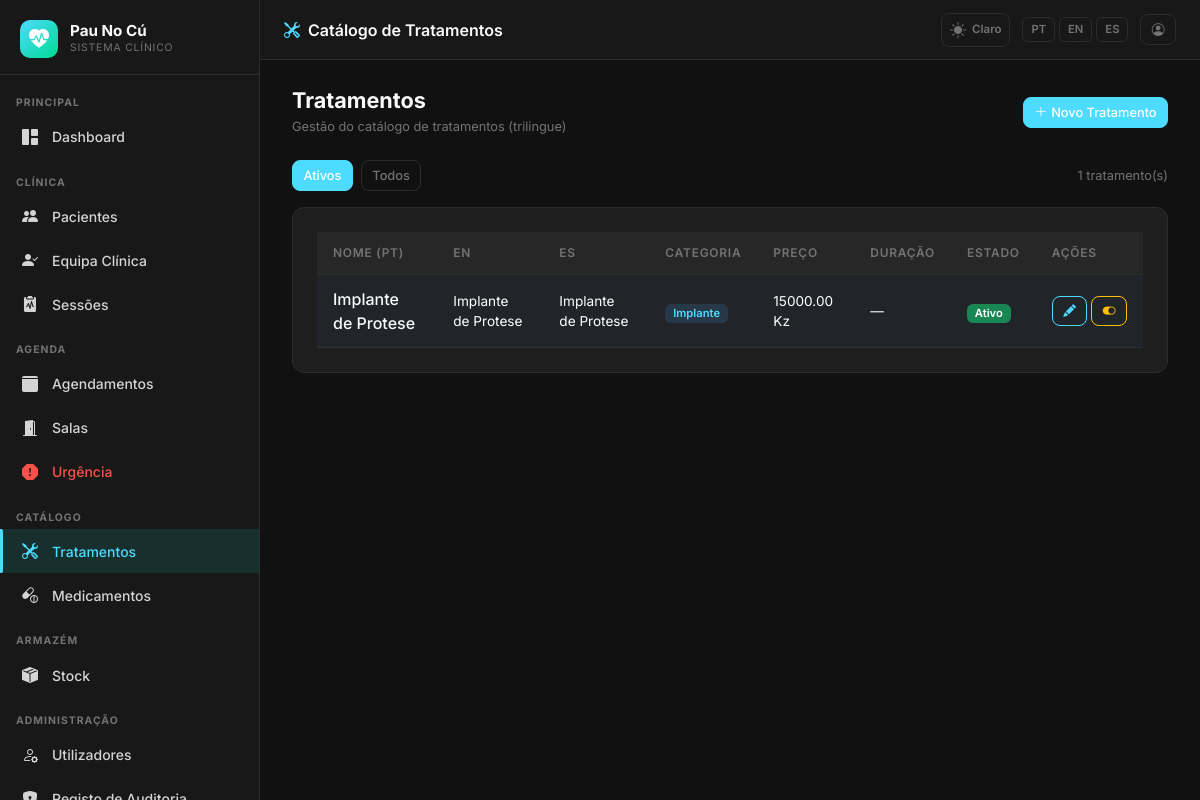
Screenshot of /admin/treatments (signed in) with the database file from the repository.
### app/models.py (models this page shows, shortened)
class AppSetting(db.Model):
    __tablename__ = 'app_settings'
    key   = db.Column(db.String(64), primary_key=True)
    value = db.Column(db.Text, nullable=True)
    _DEFAULTS = {
        'app_name':       'DentalCare Pro',
        'app_logo':       '',
        'bg_dark':        '#111111',
        'sidebar_dark':   '#181818',
        'card_dark':      '#1e1e1e',
        'border_dark':    '#2d2d2d',
        'text_dark':      '#d4d4d4',
        'primary_dark':   '#14b8a6',
        'success_dark':   '#22c55e',
        'danger_dark':    '#f87171',
        'warning_dark':   '#fbbf24',
        'bg_light':       '#f0f4f8',
        'card_light':     '#ffffff',
        'border_light':   '#d1dce8',
        'text_light':     '#334155',
        'primary_light':  '#1976d2',
        'success_light':  '#00875a',
        'danger_light':   '#d32f2f',
        'warning_light':  '#e65100',
        'xray_max_mb':        '10',
        'stock_invoice_max_mb': '5',
        'urgency_surcharge':  '30',
    }
    @classmethod
    def all_as_dict(cls):
        stored = {s.key: s.value for s in cls.query.all()}
        result = dict(cls._DEFAULTS)
        result.update(stored)
        return result

class Treatment(db.Model):
    __tablename__ = 'treatments'
    id = db.Column(db.Integer, primary_key=True)
    name_pt = db.Column(db.String(200), nullable=False)
    name_en = db.Column(db.String(200), nullable=False)
    name_es = db.Column(db.String(200), nullable=False)
    description_pt = db.Column(db.Text, nullable=True)
    description_en = db.Column(db.Text, nullable=True)
    description_es = db.Column(db.Text, nullable=True)
    price = db.Column(db.Numeric(10, 2), nullable=True)
    duration_minutes = db.Column(db.Integer, nullable=True)
    category = db.Column(db.String(100), nullable=True)
    is_active = db.Column(db.Boolean, default=True)
    created_by_id = db.Column(db.Integer, db.ForeignKey('users.id'), nullable=True)
    created_at = db.Column(db.DateTime, default=lambda: datetime.now(timezone.utc))
    updated_at = db.Column(db.DateTime, default=lambda: datetime.now(timezone.utc),
                           onupdate=lambda: datetime.now(timezone.utc))
    created_by = db.relationship('User', backref='created_treatments')

### app/admin/routes.py (the view)
@admin_bp.route('/treatments')
@login_required
def treatments():
    _clinical_staff_check()
    page = request.args.get('page', 1, type=int)
    query = Treatment.query.order_by(Treatment.name_pt)
    if request.args.get('inactive') != '1':
        query = query.filter_by(is_active=True)
    treatments = query.paginate(page=page, per_page=20)
    return render_template('admin/treatments/index.html', treatments=treatments)

### app/__init__.py (called while the page is built)
def get_locale():
    lang = session.get('lang')
    if lang in ['pt', 'en', 'es']:
        return lang
    return 'pt'

### app/admin/routes.py (called while the page is built)
def _clinical_staff_check():
    if current_user.role not in [Role.SUPERADMIN, Role.CLINICAL_DIRECTOR, Role.DENTIST]:
        abort(403)

### app/models.py (called while the page is built)
    def role_display(self):
        role_map = {
            Role.SUPERADMIN: 'Superadmin',
            Role.CLINICAL_DIRECTOR: 'Diretor Clínico',
            Role.DENTIST: 'Dentista',
            Role.PATIENT: 'Paciente',
            Role.RECEPTION: 'Recepção',
        }
        return role_map.get(self.role, self.role)

    def role_badge_class(self):
        badge_map = {
            Role.SUPERADMIN: 'danger',
            Role.CLINICAL_DIRECTOR: 'primary',
            Role.DENTIST: 'success',
            Role.PATIENT: 'info',
            Role.RECEPTION: 'warning',
        }
        return badge_map.get(self.role, 'secondary')

### app/templates/admin/treatments/index.html (shortened to what this page needs)
{% extends "base.html" %}
{% block page_title %}<i class="bi bi-tools me-2" style="color:var(--dc-primary)"></i>{{ _('Catálogo de Tratamentos') }}{% endblock %}
{% block content %}
<div class="dc-page-header">
  <div>
    <h1>{{ _('Tratamentos') }}</h1>
    <p>{{ _('Gestão do catálogo de tratamentos (trilingue)') }}</p>
  </div>
  {% if current_user.role in ['superadmin', 'clinical_director'] %}
  <a href="{{ url_for('admin.new_treatment') }}" class="btn btn-primary btn-sm">
    <i class="bi bi-plus-lg me-1"></i>{{ _('Novo Tratamento') }}
  </a>
  {% endif %}
</div>
<div class="d-flex align-items-center gap-2 mb-3 flex-wrap">
  <a href="{{ url_for('admin.treatments') }}" class="btn btn-sm {% if not request.args.get('inactive') %}btn-primary{% else %}btn-outline-secondary{% endif %}">
    {{ _('Ativos') }}
  </a>
  <a href="{{ url_for('admin.treatments', inactive=1) }}" class="btn btn-sm {% if request.args.get('inactive') %}btn-primary{% else %}btn-outline-secondary{% endif %}">
    {{ _('Todos') }}
  </a>
  <span class="ms-auto" style="font-size:.8rem;color:var(--dc-text-muted)">
    {{ treatments.total }} {{ _('tratamento(s)') }}
  </span>
</div>
{% if treatments.items %}
<div class="dc-card tr-table-wrap">
  <div class="table-responsive">
    <table class="table mb-0">
      <thead>
        <tr>
          <th>{{ _('Nome (PT)') }}</th>
          <th>{{ _('EN') }}</th>
          <th>{{ _('ES') }}</th>
          <th>{{ _('Categoria') }}</th>
          <th>{{ _('Preço') }}</th>
          <th>{{ _('Duração') }}</th>
          <th>{{ _('Estado') }}</th>
          {% if current_user.role in ['superadmin', 'clinical_director'] %}
          <th>{{ _('Ações') }}</th>
          {% endif %}
        </tr>
      </thead>
      <tbody>
        {% for t in treatments.items %}
        <tr>
          <td>
            <div style="font-weight:500;color:var(--dc-white)">{{ t.name_pt }}</div>
          </td>
          <td style="font-size:.85rem">{{ t.name_en }}</td>
          <td style="font-size:.85rem">{{ t.name_es }}</td>
          <td>
            {% if t.category %}
            <span class="badge" style="background:rgba(74,158,255,.15);color:var(--dc-primary)">{{ t.category }}</span>
            {% else %}<span style="color:var(--dc-text-muted)">—</span>{% endif %}
          </td>
          <td style="font-size:.85rem">{{ '%.2f Kz' % t.price if t.price else '—' }}</td>
          <td style="font-size:.85rem">{{ t.duration_minutes ~ ' min' if t.duration_minutes else '—' }}</td>
          <td>
            <span class="badge bg-{% if t.is_active %}success{% else %}secondary{% endif %}">
              {{ _('Ativo') if t.is_active else _('Inativo') }}
            </span>
          </td>
          {% if current_user.role in ['superadmin', 'clinical_director'] %}
          <td>
            <div class="d-flex gap-1">
              <a href="{{ url_for('admin.edit_treatment', id=t.id) }}" class="btn btn-sm btn-outline-primary" title="{{ _('Editar') }}">
                <i class="bi bi-pencil-fill"></i>
              </a>
              <form method="POST" action="{{ url_for('admin.toggle_treatment', id=t.id) }}" class="d-inline">
                <button type="submit" class="btn btn-sm btn-outline-{{ 'warning' if t.is_active else 'success' }}"
                        title="{{ _('Desativar') if t.is_active else _('Ativar') }}">
                  <i class="bi bi-{{ 'toggle-on' if t.is_active else 'toggle-off' }}"></i>
                </button>
              </form>
            </div>
          </td>
          {% endif %}
        </tr>
        {% endfor %}
      </tbody>
    </table>
  </div>
</div>
{% else %}
<div class="dc-card text-center py-5" style="color:var(--dc-text-muted)">
  <i class="bi bi-tools fs-2 mb-2 d-block"></i>
  {{ _('Nenhum tratamento encontrado') }}
</div>
{% endif %}
{% endblock %}

### app/templates/base.html (shortened to what this page needs)
<!DOCTYPE html>
<html lang="{{ get_locale() }}" data-dc-theme="{{ session.get('theme', 'dark') }}">
<head>
  <link href="https://cdn.jsdelivr.net/npm/bootstrap@5.3.2/dist/css/bootstrap.min.css" rel="stylesheet">
  <link href="https://cdn.jsdelivr.net/npm/bootstrap-icons@1.11.3/font/bootstrap-icons.min.css" rel="stylesheet">
  <link href="{{ url_for('static', filename='css/dental.css') }}" rel="stylesheet">
</head>
<body>
<aside class="dc-sidebar" id="dcSidebar">
  <div class="dc-brand">
    <div class="dc-brand-icon">
      {% if app_settings.app_logo %}
        <img src="{{ url_for('superadmin.logo_file', filename=app_settings.app_logo) }}"
             alt="{{ app_settings.app_name }}"
             style="width:36px;height:36px;object-fit:contain;border-radius:6px;">
      {% else %}
        <i class="bi bi-heart-pulse-fill"></i>
      {% endif %}
    </div>
    <div class="flex-fill">
      <div class="dc-brand-name">{{ app_settings.app_name }}</div>
      <div class="dc-brand-sub">{{ _('Sistema Clínico') }}</div>
    </div>
  </div>
  <nav class="dc-nav">
    {% set role = current_user.role %}
    <div class="dc-nav-section">{{ _('Principal') }}</div>
    <a href="{{ url_for('main.dashboard') }}"
       class="dc-nav-item {% if request.endpoint == 'main.dashboard' %}active{% endif %}">
      <i class="bi bi-grid-1x2-fill"></i> {{ _('Dashboard') }}
    </a>
    {% if role in ['superadmin', 'clinical_director', 'dentist', 'reception'] %}
    <div class="dc-nav-section mt-2">{{ _('Clínica') }}</div>
    {% endif %}
    {% if role in ['superadmin', 'clinical_director', 'dentist', 'reception'] %}
    <a href="{{ url_for('patients.index') }}"
       class="dc-nav-item {% if request.endpoint == 'patients.index' or request.endpoint in ['patients.new','patients.edit','patients.detail'] %}active{% endif %}">
      <i class="bi bi-people-fill"></i> {{ _('Pacientes') }}
    </a>
    {% endif %}
    {% if role in ['superadmin', 'clinical_director'] %}
    <a href="{{ url_for('patients.care_team_pending') }}"
       class="dc-nav-item {% if request.endpoint == 'patients.care_team_pending' %}active{% endif %}">
      <i class="bi bi-person-check-fill"></i> {{ _('Equipa Clínica') }}
    </a>
    {% endif %}
    {% if role in ['superadmin', 'clinical_director', 'dentist'] %}
    <a href="{{ url_for('sessions.index') }}"
       class="dc-nav-item {% if request.endpoint and 'sessions.' in request.endpoint and 'audit' not in request.endpoint and 'evolution' not in request.endpoint %}active{% endif %}">
      <i class="bi bi-clipboard2-pulse-fill"></i> {{ _('Sessões') }}
    </a>
    {% endif %}
    {% if role in ['superadmin', 'clinical_director', 'reception', 'dentist'] %}
    <div class="dc-nav-section mt-2">{{ _('Agenda') }}</div>
    {% endif %}
    {% if role in ['superadmin', 'clinical_director', 'reception'] %}
    <a href="{{ url_for('scheduling.calendar') }}"
       class="dc-nav-item {% if request.endpoint and 'scheduling.' in request.endpoint and 'emergency' not in request.endpoint and 'room' not in request.endpoint %}active{% endif %}">
      <i class="bi bi-calendar3-fill"></i> {{ _('Agendamentos') }}
    </a>
    {% endif %}
    {% if role in ['superadmin', 'clinical_director', 'reception', 'dentist'] %}
    <a href="{{ url_for('scheduling.rooms') }}"
       class="dc-nav-item {% if request.endpoint and 'rooms' in request.endpoint %}active{% endif %}">
      <i class="bi bi-door-open-fill"></i> {{ _('Salas') }}
    </a>
    {% endif %}
    {% if role in ['superadmin', 'clinical_director', 'reception', 'dentist'] %}
    <a href="{{ url_for('scheduling.emergency') }}"
       class="dc-nav-item {% if request.endpoint and 'emergency' in request.endpoint %}active{% endif %}"
       style="color:var(--dc-danger)">
      <i class="bi bi-exclamation-octagon-fill"></i> {{ _('Urgência') }}
    </a>
    {% endif %}
    {% if role in ['superadmin', 'clinical_director', 'dentist'] %}
    <div class="dc-nav-section mt-2">{{ _('Catálogo') }}</div>
    <a href="{{ url_for('admin.treatments') }}"
       class="dc-nav-item {% if 'treatments' in request.endpoint %}active{% endif %}">
      <i class="bi bi-tools"></i> {{ _('Tratamentos') }}
    </a>
    <a href="{{ url_for('admin.medicines') }}"
       class="dc-nav-item {% if 'medicine' in request.endpoint %}active{% endif %}">
      <i class="bi bi-capsule-pill"></i> {{ _('Medicamentos') }}
    </a>
    {% endif %}
    {% if role in ['superadmin', 'clinical_director', 'dentist', 'receptionist'] %}
    <div class="dc-nav-section mt-2">{{ _('Armazém') }}</div>
    <a href="{{ url_for('stock.index') }}"
       class="dc-nav-item {% if request.endpoint and 'stock.' in request.endpoint %}active{% endif %}">
      <i class="bi bi-box-seam-fill"></i> {{ _('Stock') }}
    </a>
    {% endif %}
    {% if role in ['superadmin', 'clinical_director'] %}
    <div class="dc-nav-section mt-2">{{ _('Administração') }}</div>
    <a href="{{ url_for('admin.users') }}"
       class="dc-nav-item {% if 'user' in request.endpoint %}active{% endif %}">
      <i class="bi bi-person-gear"></i> {{ _('Utilizadores') }}
    </a>
    <a href="{{ url_for('admin.audit_log') }}"
       class="dc-nav-item {% if 'audit' in request.endpoint %}active{% endif %}">
      <i class="bi bi-shield-lock-fill"></i> {{ _('Registo de Auditoria') }}
    </a>
    {% endif %}
  </nav>
</aside>
<header class="dc-topbar">
  <span class="page-title">{% block page_title %}{% endblock %}</span>
  <div class="topbar-actions">
    <a href="{{ url_for('auth.toggle_theme') }}"
       class="theme-toggle"
       title="{{ _('Alternar tema') }}">
      {% if session.get('theme', 'dark') == 'dark' %}
        <i class="bi bi-sun-fill"></i><span style="font-size:.72rem;font-weight:600;margin-left:2px">{{ _('Claro') }}</span>
      {% else %}
        <i class="bi bi-moon-stars-fill"></i><span style="font-size:.72rem;font-weight:600;margin-left:2px">{{ _('Escuro') }}</span>
      {% endif %}
    </a>
    <div class="lang-switcher">
      <a href="{{ url_for('auth.set_lang', lang='pt') }}"
         class="lang-btn {% if get_locale() == 'pt' %}active{% endif %}">PT</a>
      <a href="{{ url_for('auth.set_lang', lang='en') }}"
         class="lang-btn {% if get_locale() == 'en' %}active{% endif %}">EN</a>
      <a href="{{ url_for('auth.set_lang', lang='es') }}"
         class="lang-btn {% if get_locale() == 'es' %}active{% endif %}">ES</a>
    </div>
    <a href="{{ url_for('auth.profile') }}" class="btn btn-sm btn-outline-secondary" title="{{ _('Meu Perfil') }}">
      <i class="bi bi-person-circle"></i>
    </a>
  </div>
</header>
<main class="dc-main">
  <div class="dc-content">
    {% block content %}{% endblock %}
  </div>
</main>
</body>
</html>

### rows the page displays
AppSetting: app_name "Pau No Cú"
Treatment: name_pt "Implante de Protese", name_en "Implante de Protese", name_es "Implante de Protese", category "Implante", price "15000.00 Kz", duration_minutes "—"

### other values shown
{{ treatments.total }} "1"
